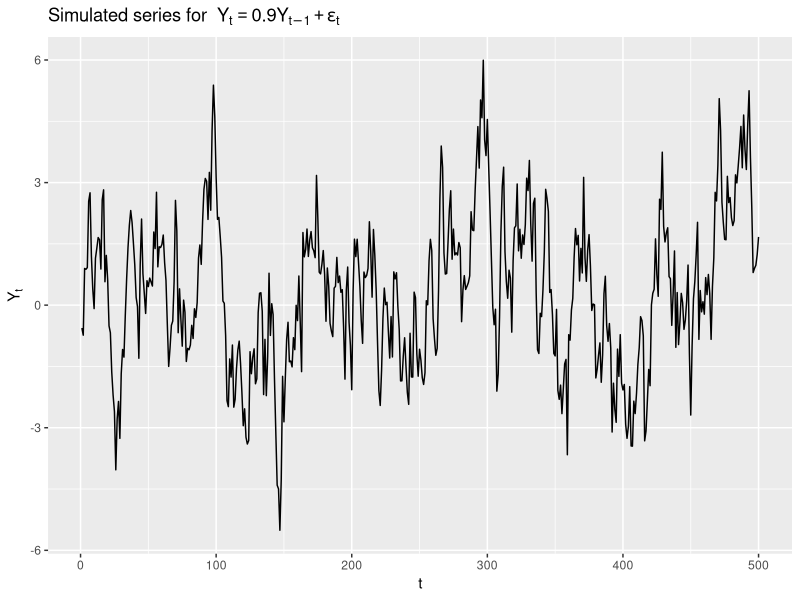
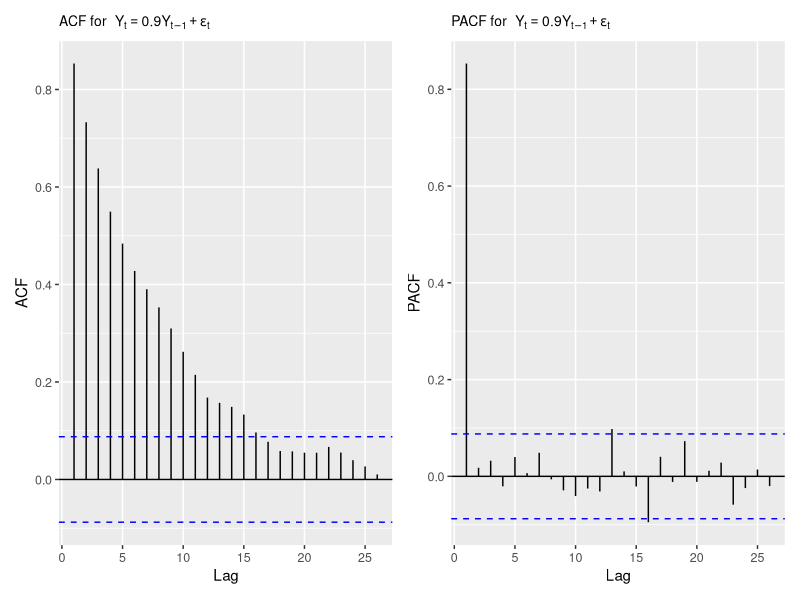

Recreate these plots in R, in order.
# Load necessary packages
library(ggplot2)
library(forecast)
library(patchwork)  # for combining ggplots side-by-side

## =====================================================
## 1. Prepare environment & set working directory
## =====================================================

# Set working directory (optional for RStudio users)
if (requireNamespace("rstudioapi", quietly = TRUE) && rstudioapi::isAvailable()) {
  setwd(dirname(rstudioapi::getActiveDocumentContext()$path))
}

## =====================================================
## 2. Simulate AR(1) process
##    Y_t = alpha * Y_{t-1} + epsilon_t
## =====================================================

set.seed(123)
n_samples <- 500
alpha     <- 0.9
Y         <- numeric(n_samples)
epsilon   <- rnorm(n_samples, mean = 0, sd = 1)

# Start from Y_0 = 0, so Y_1 = epsilon_1.
Y[1] <- epsilon[1]
for (t in 2:n_samples) {
  Y[t] <- alpha * Y[t - 1] + epsilon[t]
}

## =====================================================
## 3. Time series plot
## =====================================================

ts_plot <- ggplot(data.frame(t = 1:n_samples, Y = Y),
                  aes(x = t, y = Y)) +
  geom_line() +
  ggtitle(
    expression("Simulated series for " ~
                 Y[t] == 0.9 * Y[t - 1] + epsilon[t])
  ) +
  xlab("t") +
  ylab(expression(Y[t]))  

# Save time series plot as PNG (consistent format)
ggsave("AR1_plot.png", ts_plot,
       width = 6, height = 4, dpi = 300)

## =====================================================
## 4. ACF and PACF plots
## =====================================================

acf_plot <- ggAcf(Y) +
  ggtitle(
    expression("ACF for " ~
                 Y[t] == 0.9 * Y[t - 1] + epsilon[t])
  )  

pacf_plot <- ggPacf(Y) +
  ggtitle(
    expression("PACF for " ~
                 Y[t] == 0.9 * Y[t - 1] + epsilon[t])
  )  

# Combine ACF and PACF into a single figure
acf_pacf_plot <- (acf_plot + pacf_plot) &
  theme(plot.title = element_text(size = 10),
        axis.text = element_text(size = 9))

# Save combined ACF/PACF plot as PNG (consistent format)
ggsave("AR1_acf_pacf_plot.png", acf_pacf_plot,
       width = 7, height = 3.2, dpi = 300)
